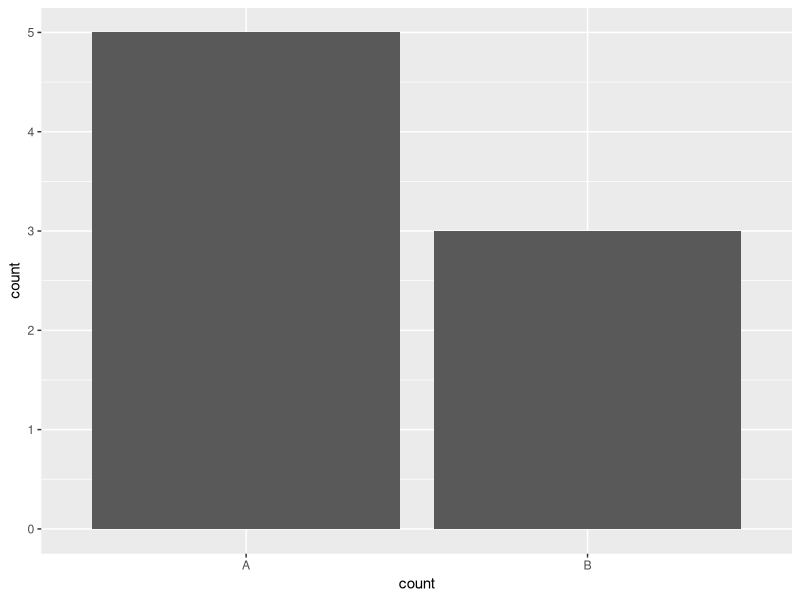

Recreate this plot in R. (Note: this script raises an error after producing the figure.)
#------------------------------------------------------------------------------
# The following code ensures all necessary packages are installed
#------------------------------------------------------------------------------
pkg <- c("ggplot2", "dplyr", "scales", "RColorBrewer")
new.pkg <- pkg[!(pkg %in% installed.packages())]
if (length(new.pkg)) {
  install.packages(new.pkg, repos="http://cran.rstudio.com/")
}
library(ggplot2)
library(dplyr)
library(RColorBrewer)


#------------------------------------------------------------------------------
# Question about stat("identity")
#------------------------------------------------------------------------------
ex <- data.frame(count=c(rep("A", 5), rep("B", 3)))
ex
ggplot(ex, aes(x=count)) + geom_bar()
ggplot(ex, aes(x=count)) + geom_bar(stat="bin")
ex2 <- data.frame(name=c("A", "B"), count=c(5, 3))
ex2
ggplot(ex2, aes(x=name, y=count)) + geom_bar()
ggplot(ex2, aes(x=name, y=count)) + geom_bar(stat="identity")



#------------------------------------------------------------------------------
# Quick Plots
#------------------------------------------------------------------------------
data(mtcars)
# Only specifying x aesthetic defaults to a histogram
qplot(x=wt, data=mtcars)

# Specifying both x and y aesthetics defaults to a scatterplot
qplot(x=disp, y=mpg, data=mtcars)

# Change to boxplot
qplot(x=1, y=wt, geom="boxplot", data=mtcars)
qplot(x=as.factor(cyl), y=wt, geom="boxplot", data=mtcars)
qplot(x=as.factor(cyl), y=wt, geom="boxplot", data=mtcars) + coord_flip()



#------------------------------------------------------------------------------
# Wrapping Up UC Berkeley Admissions
#------------------------------------------------------------------------------
# Load and "tidy" data
data(UCBAdmissions)
UCB <- as.data.frame(UCBAdmissions)

# The scales package allows us to put %'ages on axes
library(scales)
ggplot(UCB, aes(x=Gender, y=Freq, fill = Admit)) +
  geom_bar(stat = "identity", position="fill") +
  facet_wrap(~ Dept, nrow = 2) +
  scale_y_continuous(labels = percent) +
  ggtitle("Acceptance Rate Split by Gender & Department") +
  xlab("Gender") +
  ylab("% of Applicants")

ggplot(UCB, aes(x=Dept, y=Freq, fill = Admit)) +
  geom_bar(stat = "identity", position="fill") +
  ggtitle("Acceptance Rate Split by Department") +
  xlab("Dept") +
  ylab("% of Applicants")

# Eye candy:  change up the color scheme by changing scale
# See http://colorbrewer2.org/ for different palette names
ggplot(UCB, aes(x=Dept, y=Freq, fill = Admit)) +
  geom_bar(stat = "identity", position="fill") +
  ggtitle("Acceptance Rate Split by Department") +
  xlab("Dept") +
  ylab("% of Applicants") + scale_fill_brewer(palette="Pastel1")



#------------------------------------------------------------------------------
# dplyr: Viewing data
#------------------------------------------------------------------------------
# We're going to work with the diamonds and mtcars data set again
data(diamonds)
data(mtcars)
diamonds

# The previous command lists too many rows to view conveniently, so we convert
# it to tbl_df format.  This is useful when our data is large.
diamonds <- tbl_df(diamonds)
diamonds

# Some other useful viewing tools.  The View command is the same as going to the
# Environment panel in RStudio and clicking on the name of a variable: it shows
# it in spreadsheet format.
glimpse(diamonds)
View(diamonds)



#------------------------------------------------------------------------------
# The 5 "verbs" of data manipulation and piping
#------------------------------------------------------------------------------
# Filter out ROWS so that only those of "Ideal" cut remain.
# NOTE:  equality in computer programming is with a "==" and not "="
filter(diamonds, cut == "Ideal")
filter(diamonds, cut == "Ideal", color == "E")
filter(diamonds, cut == "Ideal", color == "E" | color == "I")
filter(diamonds, price >= 326)
filter(diamonds, price >= 326 & price <= 350)

# Select columns i.e. variables
select(diamonds, carat)
select(diamonds, carat, x)
select(diamonds, -x, -y, -z)

# Arrange
?arrange
arrange(diamonds, price)
arrange(diamonds, desc(price))
# What do you think this does?
arrange(diamonds, desc(cut), carat)

# mutate
mutate(diamonds, price.squared=price^2)
transmute(diamonds, price.squared=price^2)

# summarise
summarise(diamonds, mean(price), sd(price))
summarise(diamonds, mean=mean(price), sd=sd(price))




#------------------------------------------------------------------------------
# Piping
#------------------------------------------------------------------------------
# Now for an example of "piping" using the "then" command
# NOTE:  when piping, we assume what gets piped goes into the first argument
# of the next command.  i.e. note how we don't indicate the data is diamond.
filter(diamonds, cut == "Ideal")
filter(diamonds, cut == "Ideal") %>% select(carat, price)
filter(diamonds, cut == "Ideal") %>% select(carat, price) %>% arrange(carat, price)

# You can also stagger commands across multiple lines to make it easier to read.
# Say out loud what happening:  take diamonds, filter to keep only those with ideal
# cut THEN select ...
filter(diamonds, cut == "Ideal") %>%
  select(carat, price) %>%
  arrange(carat, price)

# The above is the same as the following with nested parentheses!  What a nightmare!
arrange(select(filter(diamonds, cut == "Ideal"), carat, price), carat, price)




#------------------------------------------------------------------------------
# Grouping via group_by()
#------------------------------------------------------------------------------
# This is a very VERY convenient feature of dplyr since we are often not interested
# in summarizing variables across all observations, but for subsets of observations.
# You can "group by" a categorical variable
data(Titanic)
Titanic <- as.data.frame(Titanic)
names(Titanic)

# The main categorical variable of interest is "Survived".  The following sums the "Freq"
# variable but keeps the grouping varible "Survived" i.e. it "collapses" or "aggregates"
# over the rest
group_by(Titanic, Survived)
group_by(Titanic, Survived) %>% summarise(sum(Freq))

# Same but give the new variable the name "count"
group_by(Titanic, Survived) %>% summarise(Count=sum(Freq))

# Now group by the variable "Class" as well. i.e. collapse over the rest
group_by(Titanic, Survived, Class) %>% summarise(Count=sum(Freq))




#------------------------------------------------------------------------------
# You can pipe into ggplot!
#------------------------------------------------------------------------------
# We're going to recreate the graphic that was the basis of the UC Berkeley
# lawsuit.  Consider:
group_by(UCB, Admit, Gender) %>% summarise(Freq = sum(Freq))

# We can pipe this into ggplot.  NOTE: it gets piped to the first argument of
# the ggplot() function, which is where you specify your data
group_by(UCB, Admit, Gender) %>% summarise(Freq = sum(Freq)) %>%
  ggplot(aes(x=Gender, y=Freq, fill=Admit)) +
  geom_bar(stat = "identity", position="fill") +
  ggtitle("Acceptance Rate Split by Gender") +
  xlab("Gender") +
  ylab("Proportion of Applicants")



#------------------------------------------------------------------------------
# Exercise
#------------------------------------------------------------------------------
# Using dplyr, fix the 2nd plot above showing the acceptance rates of the
# different departments at UC Berkeley so that the bars aren't split up.  i.e.
# collapse the data appropriately.


